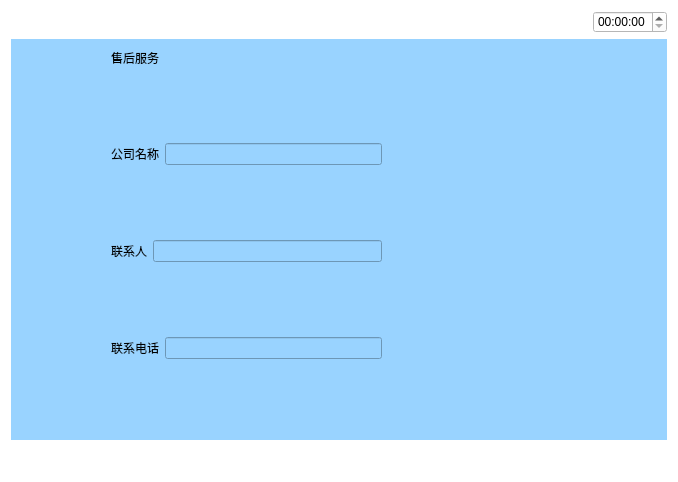
<?xml version="1.0" encoding="UTF-8"?>
<ui version="4.0">
 <class>Shouhou</class>
 <widget class="QWidget" name="Shouhou">
  <property name="geometry">
   <rect>
    <x>0</x>
    <y>0</y>
    <width>678</width>
    <height>482</height>
   </rect>
  </property>
  <property name="windowTitle">
   <string>Form</string>
  </property>
  <property name="styleSheet">
   <string notr="true">background-color: rgb(255, 255, 255);</string>
  </property>
  <layout class="QVBoxLayout" name="verticalLayout_4" stretch="1,5,1">
   <item>
    <layout class="QHBoxLayout" name="horizontalLayout_5">
     <item>
      <widget class="QPushButton" name="pushButton">
       <property name="text">
        <string/>
       </property>
       <property name="icon">
        <iconset resource="myimages.qrc">
         <normaloff>:/image/images/4g.png</normaloff>:/image/images/4g.png</iconset>
       </property>
       <property name="flat">
        <bool>true</bool>
       </property>
      </widget>
     </item>
     <item>
      <widget class="QPushButton" name="pushButton_2">
       <property name="text">
        <string/>
       </property>
       <property name="icon">
        <iconset resource="myimages.qrc">
         <normaloff>:/image/images/wireless.svg</normaloff>:/image/images/wireless.svg</iconset>
       </property>
       <property name="flat">
        <bool>true</bool>
       </property>
      </widget>
     </item>
     <item>
      <widget class="QPushButton" name="pushButton_3">
       <property name="text">
        <string/>
       </property>
       <property name="icon">
        <iconset resource="myimages.qrc">
         <normaloff>:/image/images/bl.svg</normaloff>:/image/images/bl.svg</iconset>
       </property>
       <property name="flat">
        <bool>true</bool>
       </property>
      </widget>
     </item>
     <item>
      <widget class="QPushButton" name="pushButton_4">
       <property name="text">
        <string/>
       </property>
       <property name="icon">
        <iconset resource="myimages.qrc">
         <normaloff>:/image/images/locate.svg</normaloff>:/image/images/locate.svg</iconset>
       </property>
       <property name="flat">
        <bool>true</bool>
       </property>
      </widget>
     </item>
     <item>
      <spacer name="horizontalSpacer_4">
       <property name="orientation">
        <enum>Qt::Horizontal</enum>
       </property>
       <property name="sizeHint" stdset="0">
        <size>
         <width>40</width>
         <height>20</height>
        </size>
       </property>
      </spacer>
     </item>
     <item>
      <widget class="QTimeEdit" name="timeEdit_2"/>
     </item>
    </layout>
   </item>
   <item>
    <widget class="QWidget" name="widget" native="true">
     <property name="sizePolicy">
      <sizepolicy hsizetype="Preferred" vsizetype="Preferred">
       <horstretch>0</horstretch>
       <verstretch>0</verstretch>
      </sizepolicy>
     </property>
     <property name="contextMenuPolicy">
      <enum>Qt::DefaultContextMenu</enum>
     </property>
     <property name="styleSheet">
      <string notr="true">background-color: rgb(153, 211, 255);</string>
     </property>
     <layout class="QVBoxLayout" name="verticalLayout_2" stretch="1,3">
      <property name="leftMargin">
       <number>100</number>
      </property>
      <item>
       <layout class="QHBoxLayout" name="horizontalLayout">
        <item>
         <widget class="QLabel" name="label">
          <property name="text">
           <string>售后服务</string>
          </property>
         </widget>
        </item>
        <item>
         <spacer name="horizontalSpacer">
          <property name="orientation">
           <enum>Qt::Horizontal</enum>
          </property>
          <property name="sizeHint" stdset="0">
           <size>
            <width>40</width>
            <height>20</height>
           </size>
          </property>
         </spacer>
        </item>
        <item>
         <layout class="QVBoxLayout" name="verticalLayout"/>
        </item>
       </layout>
      </item>
      <item>
       <layout class="QHBoxLayout" name="horizontalLayout_9" stretch="1,1">
        <item>
         <layout class="QVBoxLayout" name="verticalLayout_3">
          <item>
           <layout class="QHBoxLayout" name="horizontalLayout_3">
            <item>
             <widget class="QLabel" name="label_2">
              <property name="text">
               <string>公司名称</string>
              </property>
             </widget>
            </item>
            <item>
             <widget class="QLineEdit" name="companyName">
              <property name="readOnly">
               <bool>true</bool>
              </property>
             </widget>
            </item>
           </layout>
          </item>
          <item>
           <layout class="QHBoxLayout" name="horizontalLayout_7">
            <item>
             <widget class="QLabel" name="label_4">
              <property name="text">
               <string>联系人</string>
              </property>
             </widget>
            </item>
            <item>
             <widget class="QLineEdit" name="conPerson">
              <property name="readOnly">
               <bool>true</bool>
              </property>
             </widget>
            </item>
           </layout>
          </item>
          <item>
           <layout class="QHBoxLayout" name="horizontalLayout_8">
            <item>
             <widget class="QLabel" name="label_5">
              <property name="text">
               <string>联系电话</string>
              </property>
             </widget>
            </item>
            <item>
             <widget class="QLineEdit" name="tel">
              <property name="readOnly">
               <bool>true</bool>
              </property>
             </widget>
            </item>
           </layout>
          </item>
         </layout>
        </item>
        <item>
         <widget class="QPushButton" name="pushButton_5">
          <property name="sizePolicy">
           <sizepolicy hsizetype="Minimum" vsizetype="Minimum">
            <horstretch>0</horstretch>
            <verstretch>0</verstretch>
           </sizepolicy>
          </property>
          <property name="text">
           <string/>
          </property>
          <property name="icon">
           <iconset resource="myimages.qrc">
            <normaloff>:/image/images/phone.svg</normaloff>:/image/images/phone.svg</iconset>
          </property>
          <property name="iconSize">
           <size>
            <width>100</width>
            <height>100</height>
           </size>
          </property>
          <property name="flat">
           <bool>true</bool>
          </property>
         </widget>
        </item>
       </layout>
      </item>
     </layout>
    </widget>
   </item>
   <item>
    <layout class="QHBoxLayout" name="horizontalLayout_2">
     <item>
      <widget class="QPushButton" name="returnIndex">
       <property name="font">
        <font>
         <family>AR PL UMing TW MBE</family>
        </font>
       </property>
       <property name="styleSheet">
        <string notr="true">border-image: url(:/image/images/index.svg);</string>
       </property>
       <property name="text">
        <string/>
       </property>
       <property name="icon">
        <iconset resource="myimages.qrc">
         <normaloff>:/image/images/index.svg</normaloff>:/image/images/index.svg</iconset>
       </property>
       <property name="iconSize">
        <size>
         <width>40</width>
         <height>40</height>
        </size>
       </property>
       <property name="flat">
        <bool>true</bool>
       </property>
      </widget>
     </item>
     <item>
      <spacer name="horizontalSpacer_3">
       <property name="orientation">
        <enum>Qt::Horizontal</enum>
       </property>
       <property name="sizeHint" stdset="0">
        <size>
         <width>40</width>
         <height>20</height>
        </size>
       </property>
      </spacer>
     </item>
     <item>
      <spacer name="horizontalSpacer_2">
       <property name="orientation">
        <enum>Qt::Horizontal</enum>
       </property>
       <property name="sizeHint" stdset="0">
        <size>
         <width>40</width>
         <height>20</height>
        </size>
       </property>
      </spacer>
     </item>
     <item>
      <widget class="QPushButton" name="returnPage">
       <property name="text">
        <string/>
       </property>
       <property name="icon">
        <iconset resource="myimages.qrc">
         <normaloff>:/image/images/shangyiye.svg</normaloff>:/image/images/shangyiye.svg</iconset>
       </property>
       <property name="iconSize">
        <size>
         <width>40</width>
         <height>40</height>
        </size>
       </property>
       <property name="flat">
        <bool>true</bool>
       </property>
      </widget>
     </item>
    </layout>
   </item>
  </layout>
 </widget>
 <resources>
  <include location="myimages.qrc"/>
 </resources>
 <connections/>
</ui>
